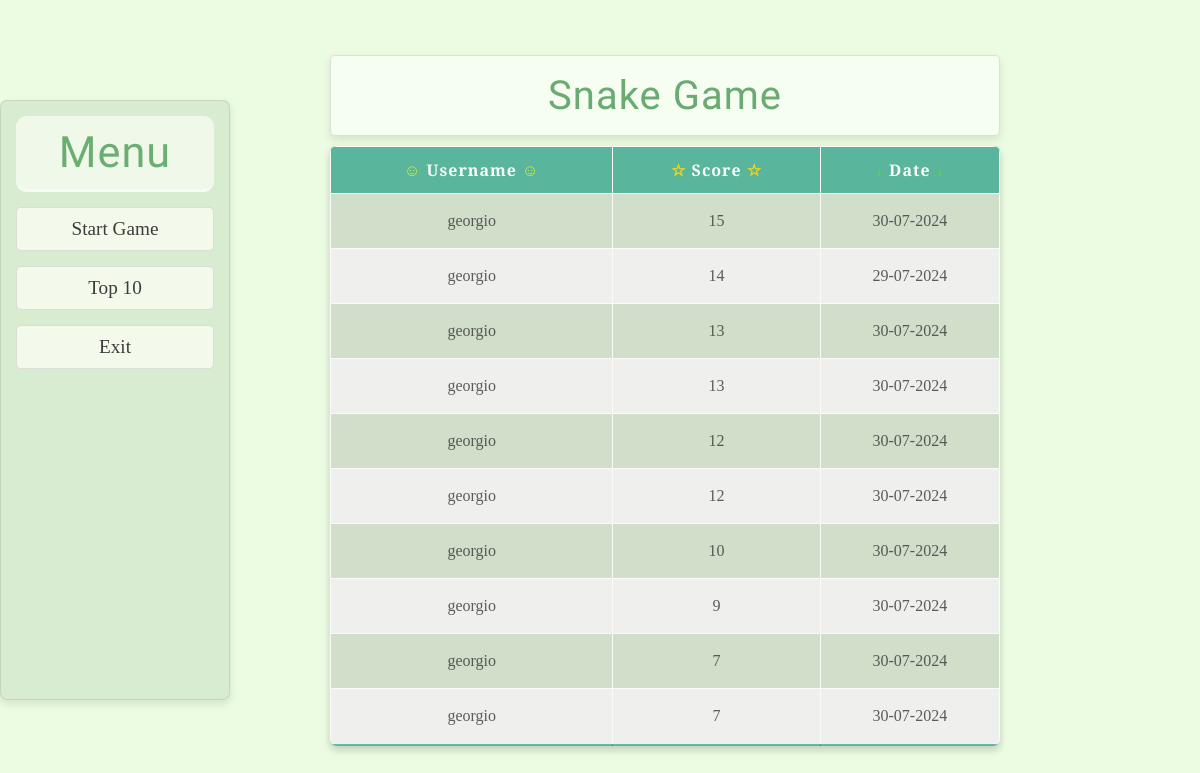
The app's page /score_board/ with its own data.
### game/models.py (models this page shows, shortened)
class Score(models.Model):
    username = models.CharField(max_length=100)
    score = models.IntegerField()
    timestamp = models.DateTimeField(auto_now_add=True)
    class Meta:
        ordering = ['-score']

### game/views.py (the view)
# urls.py: path('score_board/', score_board, name='score_board'),
def score_board(request):
    scores = Score.objects.all().order_by('-score')[:10]
    return render(request, 'score_board.html', {'scores': scores})

### game/templates/score_board.html (shortened to what this page needs)
{% extends 'base.html' %}
{% load static %}
{% block content %}
    <table class="score-table">
        <thead>
            <tr>
                <th><span class="username">&#9786;</span>  Username <span class="username">&#9786;</span></th>
                <th><span class="rating">&#9734;</span> Score <span class="rating">&#9734;</span></th>
                <th><span class="date">&darr;</span>  Date <span class="date"> &darr;</span></th>
            </tr>
        </thead>
        <tbody>
            {% for score in scores %}
                <tr>
                    <td>{{ score.username }}</td>
                    <td>{{ score.score }}</td>
                    <td>{{ score.timestamp| date:"d-m-Y"  }}</td>
                </tr>
            {% endfor %}
        </tbody>
    </table>
{% endblock %}

### game/static/game/css/styles.css (style rules this page uses)
* { box-sizing: border-box; margin: 0; padding: 0; }
body { display: flex; justify-content: center; align-items: center; height: 100vh; margin: 0; background-color: #ccf7b05b; }
.score-table { border-collapse: collapse; margin: 20px 0; font-size: 1em; text-align: center; width: 670px; height: 600px; font-family: "Cinzel", serif; font-optical-sizing: auto; font-weight: 500; color: rgba(43, 43, 43, 0.828); box-shadow: 0 4px 8px rgba(0, 0, 0, 0.1); opacity: 0.9; border-radius: 7px; overflow: hidden; }
.score-table thead tr { background-color: #00987aa2; color: #ffffff; text-align: center; font-weight: bold; letter-spacing: 1px; }
.score-table th, .score-table td { padding: 12px 15px; border: 1px solid #ffffff; }
.score-table tbody tr { border-bottom: 1px solid #ffffff; }
.score-table tbody tr:nth-of-type(even) { background-color: #f3f3f3; }
.score-table tbody tr:last-of-type { border-bottom: 2px solid #00987aa2; }
.rating { color: gold; }
.username { color: rgba(255, 255, 0, 0.772); }
.date { color: rgba(90, 220, 4, 0.863); }

### records on screen
Score: username "georgio", score "15", timestamp "30-07-2024"
Score: username "georgio", score "14", timestamp "29-07-2024"
Score: username "georgio", score "13", timestamp "30-07-2024"
Score: username "georgio", score "13", timestamp "30-07-2024"
Score: username "georgio", score "12", timestamp "30-07-2024"
Score: username "georgio", score "12", timestamp "30-07-2024"
Score: username "georgio", score "10", timestamp "30-07-2024"
Score: username "georgio", score "9", timestamp "30-07-2024"
Score: username "georgio", score "7", timestamp "30-07-2024"
Score: username "georgio", score "7", timestamp "30-07-2024"
